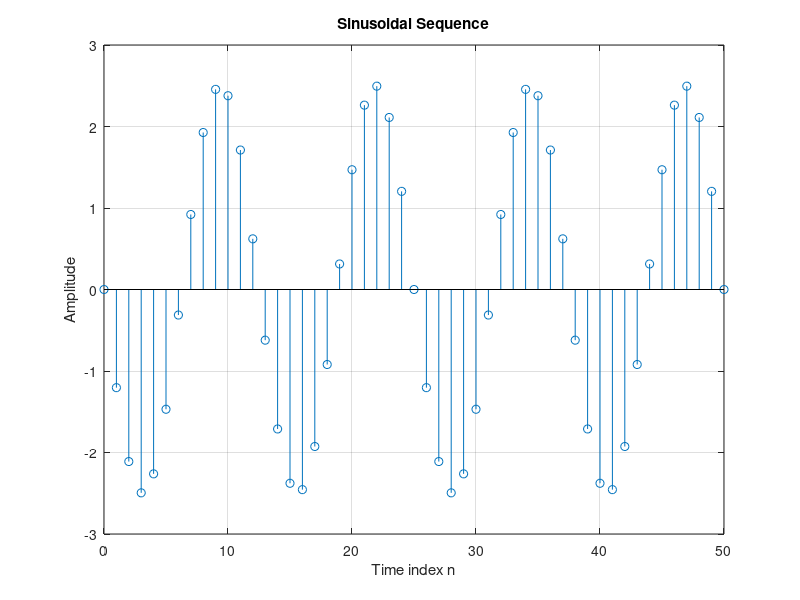

Write the MATLAB code that produced this figure.
% Program Q1_22A
% Generation of a sinusoidal sequence
n = 0:50; 
f = 0.08; 
phase = -90*pi/180; 
A = 2.5; 
arg = 2*pi*f*n - phase; 
x = A*cos(arg);
clf; % Clear old graph
stem(n,x); % Plot the generated sequence
axis([0 50 -3 3]);
grid; 
title('Sinusoidal Sequence');
xlabel('Time index n');
ylabel('Amplitude');
axis;
